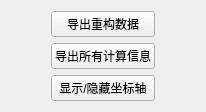
            <widget class="QWidget" name="widget_5" native="true">
             <layout class="QHBoxLayout" name="horizontalLayout_52">
              <item>
               <layout class="QHBoxLayout" name="horizontalLayout_48">
                <item>
                 <spacer name="horizontalSpacer_4">
                  <property name="orientation">
                   <enum>Qt::Horizontal</enum>
                  </property>
                  <property name="sizeHint" stdset="0">
                   <size>
                    <width>40</width>
                    <height>20</height>
                   </size>
                  </property>
                 </spacer>
                </item>
                <item>
                 <layout class="QVBoxLayout" name="verticalLayout_5">
                  <item>
                   <widget class="QPushButton" name="output_data">
                    <property name="text">
                     <string>导出重构数据</string>
                    </property>
                   </widget>
                  </item>
                  <item>
                   <widget class="QPushButton" name="output_information">
                    <property name="text">
                     <string>导出所有计算信息</string>
                    </property>
                   </widget>
                  </item>
                  <item>
                   <widget class="QPushButton" name="show_hide_axis">
                    <property name="text">
                     <string>显示/隐藏坐标轴</string>
                    </property>
                   </widget>
                  </item>
                 </layout>
                </item>
                <item>
                 <spacer name="horizontalSpacer_3">
                  <property name="orientation">
                   <enum>Qt::Horizontal</enum>
                  </property>
                  <property name="sizeHint" stdset="0">
                   <size>
                    <width>40</width>
                    <height>20</height>
                   </size>
                  </property>
                 </spacer>
                </item>
               </layout>
              </item>
             </layout>
            </widget>
